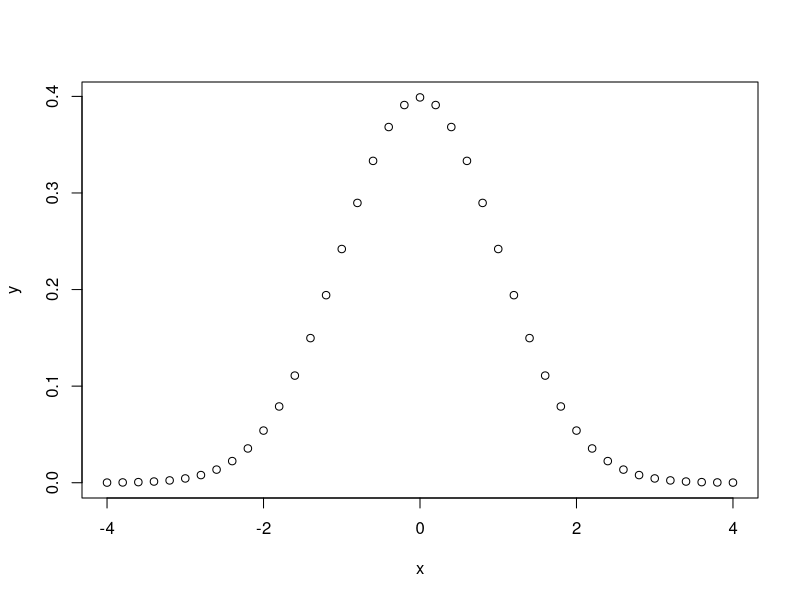
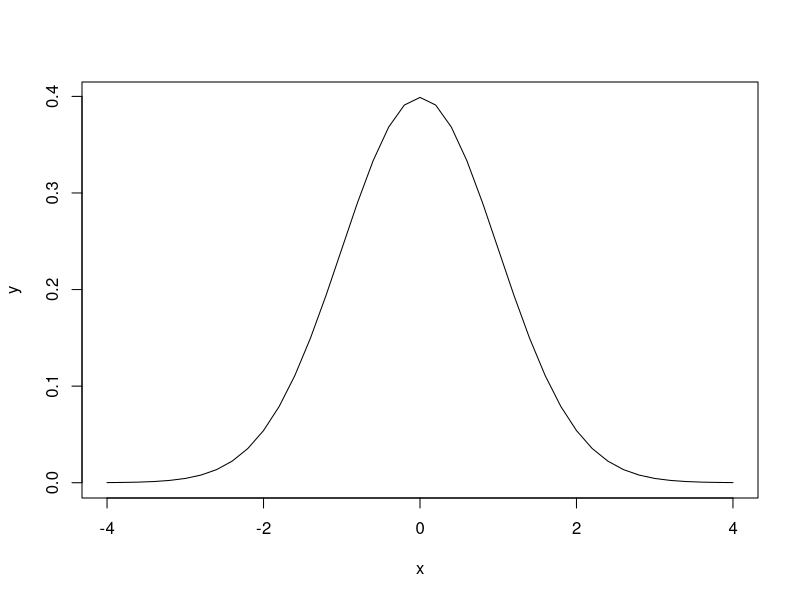
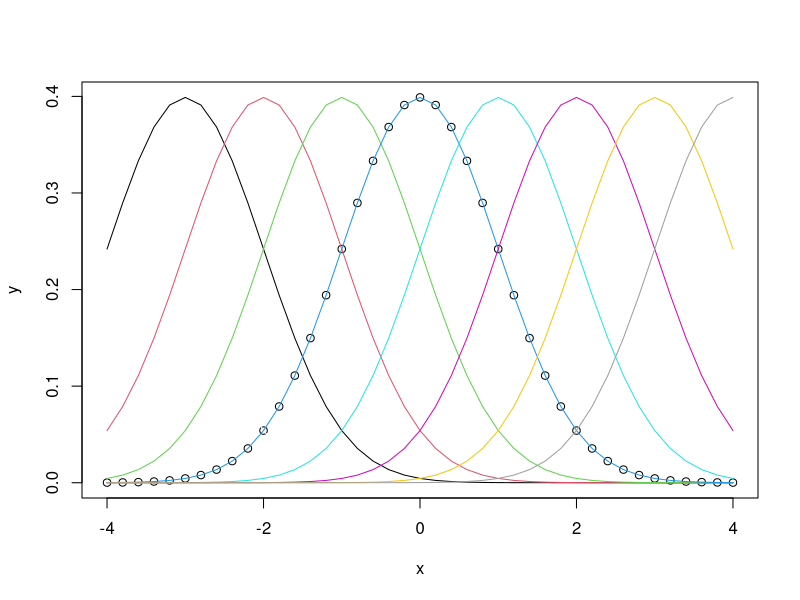
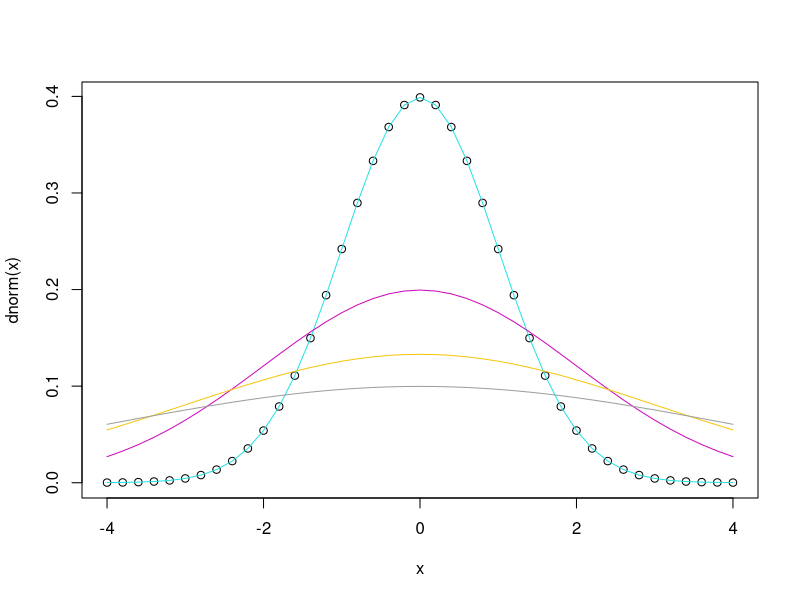
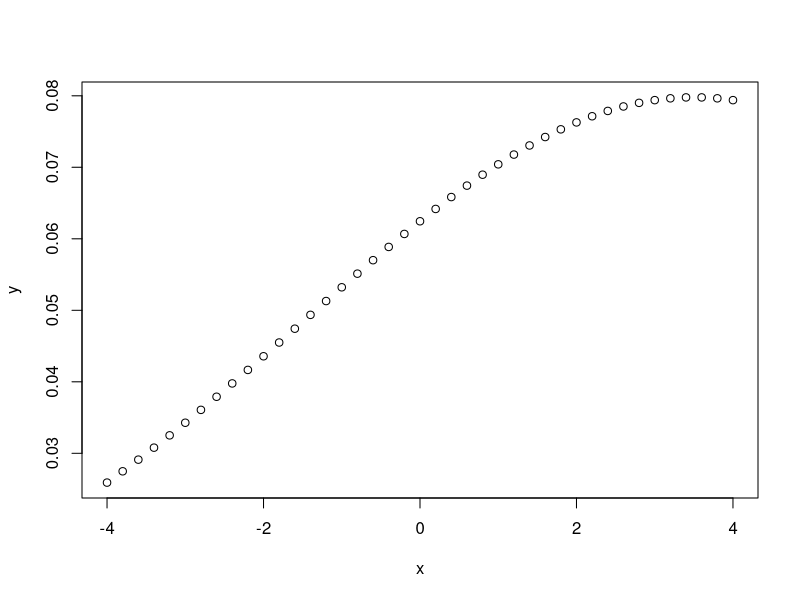
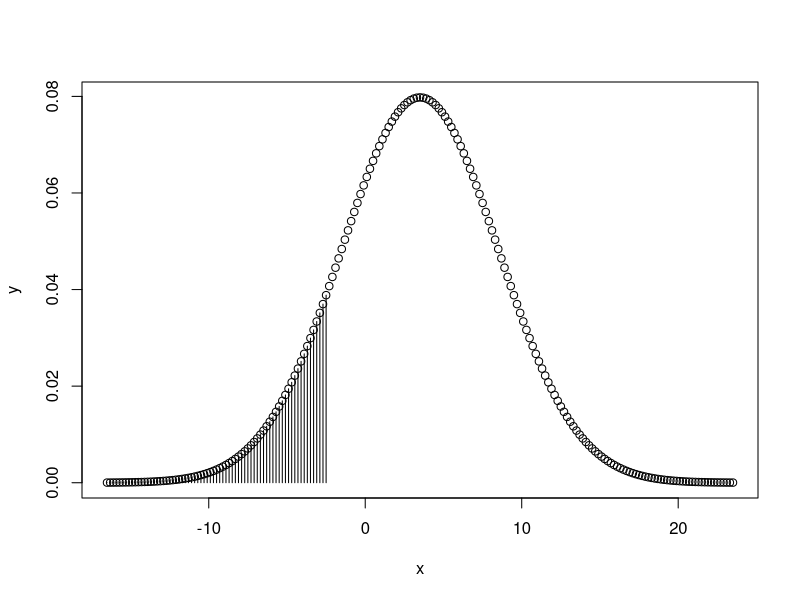

Write the R code that produced these figures, in order.
## ---- chunk 1
knitr::opts_chunk$set(echo = TRUE)
## ---- chunk 2
print("buenos dias")
## ---- chunk 3
x <- seq(-4, 4, 0.2)
y <- dnorm(x)

plot(x,y)
plot(x,y, type = "l")
## ---- chunk 4
x <- seq(-4, 4, 0.2)
y <- dnorm(x)
plot(x,y)

for (m in -4:4) {
  
  y <- dnorm(x,m)
  lines(x,y, col = m + 4)
}
## ---- chunk 5
x <- seq(-4, 4, 0.2)
y <- dnorm(x)

plot(x, dnorm(x))
for (s in 1:4) {
  y <- dnorm(x, sd = s)
  lines(x,y, col = s + 4)
}
## ---- chunk 6
m <- 3.5
s <- 5
  #Dibujamos en [m-4*s, m+4*s]
  
  x <- seq(-4, 4, 0.2)
  y <- dnorm(x,m,s)
  
  
  plot(x, y)
  
  a <- rnorm(1, m, s)
  points(a, 0)
  
  pnorm(a,m,s)
  
  
## ---- chunk 7
m <- 3.5
s <- 5

x <- seq(m-4*s, m+4*s, 0.2)
  y <- dnorm(x, m ,s)
  
  
  

x2 <- seq(m-4*s, a, 0.2)
y2 <- dnorm(x2, m, s)
plot(x,y)
points(x2, y2, type = "h")
p <- pnorm(a,m,s,lower.tail = FALSE)

x3 <- seq(a, m+4*s)
y3 <- dnorm(x3)

## ---- chunk 8

#dt(x, dof = k)
#pt


#dchisq(x, k)
#pchisq(a, k)

